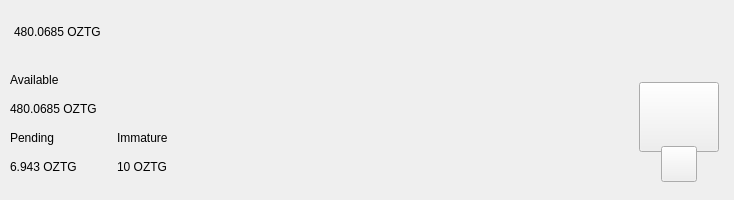
<?xml version="1.0" encoding="UTF-8"?>
<ui version="4.0">
 <class>TopBar</class>
 <widget class="QWidget" name="TopBar">
  <property name="geometry">
   <rect>
    <x>0</x>
    <y>0</y>
    <width>734</width>
    <height>200</height>
   </rect>
  </property>
  <property name="minimumSize">
   <size>
    <width>0</width>
    <height>200</height>
   </size>
  </property>
  <property name="maximumSize">
   <size>
    <width>16777215</width>
    <height>200</height>
   </size>
  </property>
  <property name="windowTitle">
   <string>Form</string>
  </property>
  <layout class="QVBoxLayout" name="verticalLayout_10" stretch="0">
   <property name="spacing">
    <number>0</number>
   </property>
   <property name="leftMargin">
    <number>0</number>
   </property>
   <property name="topMargin">
    <number>0</number>
   </property>
   <property name="rightMargin">
    <number>0</number>
   </property>
   <property name="bottomMargin">
    <number>0</number>
   </property>
   <item>
    <widget class="PFBorderImage" name="containerTop">
     <layout class="QVBoxLayout" name="verticalLayout_11">
      <property name="spacing">
       <number>0</number>
      </property>
      <property name="leftMargin">
       <number>0</number>
      </property>
      <property name="topMargin">
       <number>0</number>
      </property>
      <property name="rightMargin">
       <number>0</number>
      </property>
      <property name="bottomMargin">
       <number>0</number>
      </property>
      <item>
       <widget class="QWidget" name="top_container_2" native="true">
        <property name="minimumSize">
         <size>
          <width>0</width>
          <height>65</height>
         </size>
        </property>
        <layout class="QHBoxLayout" name="top_container">
         <property name="spacing">
          <number>0</number>
         </property>
         <property name="leftMargin">
          <number>14</number>
         </property>
         <property name="topMargin">
          <number>0</number>
         </property>
         <property name="rightMargin">
          <number>14</number>
         </property>
         <property name="bottomMargin">
          <number>0</number>
         </property>
         <item alignment="Qt::AlignVCenter">
          <widget class="QWidget" name="widgetTopAmount" native="true">
           <property name="sizePolicy">
            <sizepolicy hsizetype="Preferred" vsizetype="Maximum">
             <horstretch>0</horstretch>
             <verstretch>0</verstretch>
            </sizepolicy>
           </property>
           <layout class="QHBoxLayout" name="horizontalLayout_5">
            <property name="spacing">
             <number>0</number>
            </property>
            <property name="leftMargin">
             <number>0</number>
            </property>
            <property name="topMargin">
             <number>0</number>
            </property>
            <property name="rightMargin">
             <number>0</number>
            </property>
            <property name="bottomMargin">
             <number>0</number>
            </property>
            <item alignment="Qt::AlignTop">
             <widget class="QLabel" name="labelAmountTopOztg">
              <property name="minimumSize">
               <size>
                <width>0</width>
                <height>36</height>
               </size>
              </property>
              <property name="styleSheet">
               <string notr="true">padding:0px;margin:0px;</string>
              </property>
              <property name="text">
               <string notr="true">480.0685 OZTG</string>
              </property>
             </widget>
            </item>
           </layout>
          </widget>
         </item>
         <item>
          <spacer name="horizontalSpacer">
           <property name="orientation">
            <enum>Qt::Horizontal</enum>
           </property>
           <property name="sizeHint" stdset="0">
            <size>
             <width>40</width>
             <height>20</height>
            </size>
           </property>
          </spacer>
         </item>
         <item>
          <layout class="QHBoxLayout" name="horizontalLayout_4">
           <property name="spacing">
            <number>12</number>
           </property>
           <property name="rightMargin">
            <number>0</number>
           </property>
           <item alignment="Qt::AlignRight">
            <widget class="QWidget" name="layoutSync" native="true">
             <property name="minimumSize">
              <size>
               <width>0</width>
               <height>36</height>
              </size>
             </property>
             <property name="maximumSize">
              <size>
               <width>16777215</width>
               <height>36</height>
              </size>
             </property>
             <layout class="QVBoxLayout" name="verticalLayout_9">
              <property name="leftMargin">
               <number>0</number>
              </property>
              <property name="topMargin">
               <number>0</number>
              </property>
              <property name="rightMargin">
               <number>0</number>
              </property>
              <property name="bottomMargin">
               <number>0</number>
              </property>
              <item>
               <widget class="ExpandableButton" name="pushButtonSync" native="true">
                <property name="minimumSize">
                 <size>
                  <width>36</width>
                  <height>36</height>
                 </size>
                </property>
                <property name="maximumSize">
                 <size>
                  <width>16777215</width>
                  <height>36</height>
                 </size>
                </property>
               </widget>
              </item>
             </layout>
            </widget>
           </item>
           <item>
            <widget class="ExpandableButton" name="pushButtonHDUpgrade" native="true">
             <property name="minimumSize">
              <size>
               <width>36</width>
               <height>36</height>
              </size>
             </property>
            </widget>
           </item>
           <item>
            <widget class="ExpandableButton" name="pushButtonStack" native="true">
             <property name="minimumSize">
              <size>
               <width>36</width>
               <height>36</height>
              </size>
             </property>
            </widget>
           </item>
           <item>
            <widget class="ExpandableButton" name="pushButtonColdStaking" native="true">
             <property name="minimumSize">
              <size>
               <width>36</width>
               <height>36</height>
              </size>
             </property>
            </widget>
           </item>
           <item>
            <widget class="ExpandableButton" name="pushButtonConnection" native="true">
             <property name="minimumSize">
              <size>
               <width>36</width>
               <height>36</height>
              </size>
             </property>
            </widget>
           </item>
           <item>
            <widget class="ExpandableButton" name="pushButtonTor" native="true">
             <property name="minimumSize">
              <size>
               <width>36</width>
               <height>36</height>
              </size>
             </property>
            </widget>
           </item>
           <item>
            <widget class="ExpandableButton" name="pushButtonLock" native="true">
             <property name="sizePolicy">
              <sizepolicy hsizetype="Expanding" vsizetype="Expanding">
               <horstretch>0</horstretch>
               <verstretch>0</verstretch>
              </sizepolicy>
             </property>
             <property name="minimumSize">
              <size>
               <width>36</width>
               <height>0</height>
              </size>
             </property>
            </widget>
           </item>
           <item>
            <widget class="ExpandableButton" name="pushButtonTheme" native="true">
             <property name="minimumSize">
              <size>
               <width>36</width>
               <height>36</height>
              </size>
             </property>
             <property name="maximumSize">
              <size>
               <width>16777215</width>
               <height>36</height>
              </size>
             </property>
            </widget>
           </item>
           <item>
            <widget class="ExpandableButton" name="pushButtonFAQ" native="true">
             <property name="minimumSize">
              <size>
               <width>36</width>
               <height>36</height>
              </size>
             </property>
            </widget>
           </item>
          </layout>
         </item>
        </layout>
       </widget>
      </item>
      <item>
       <widget class="QWidget" name="bottom_container" native="true">
        <property name="minimumSize">
         <size>
          <width>0</width>
          <height>135</height>
         </size>
        </property>
        <layout class="QHBoxLayout" name="botton_container">
         <property name="leftMargin">
          <number>10</number>
         </property>
         <property name="topMargin">
          <number>0</number>
         </property>
         <property name="rightMargin">
          <number>10</number>
         </property>
         <property name="bottomMargin">
          <number>10</number>
         </property>
         <item>
          <layout class="QHBoxLayout" name="horizontalLayout_3">
           <property name="bottomMargin">
            <number>9</number>
           </property>
           <item>
            <layout class="QVBoxLayout" name="verticalLayout_7">
             <property name="spacing">
              <number>0</number>
             </property>
             <property name="leftMargin">
              <number>0</number>
             </property>
             <property name="rightMargin">
              <number>30</number>
             </property>
             <item>
              <layout class="QVBoxLayout" name="verticalLayout_2">
               <item>
                <widget class="QLabel" name="labelTitle1">
                 <property name="text">
                  <string>Available</string>
                 </property>
                </widget>
               </item>
               <item>
                <widget class="QLabel" name="labelAmountOztg">
                 <property name="text">
                  <string notr="true">480.0685 OZTG</string>
                 </property>
                </widget>
               </item>
              </layout>
             </item>
             <item>
              <layout class="QHBoxLayout" name="horizontalLayout_2">
               <property name="spacing">
                <number>0</number>
               </property>
               <item>
                <layout class="QVBoxLayout" name="verticalLayout_3">
                 <item>
                  <widget class="QLabel" name="labelTitle3">
                   <property name="text">
                    <string>Pending</string>
                   </property>
                  </widget>
                 </item>
                 <item>
                  <widget class="QLabel" name="labelPendingOztg">
                   <property name="text">
                    <string notr="true">6.943 OZTG</string>
                   </property>
                  </widget>
                 </item>
                </layout>
               </item>
               <item>
                <spacer name="horizontalSpacer_3">
                 <property name="orientation">
                  <enum>Qt::Horizontal</enum>
                 </property>
                 <property name="sizeType">
                  <enum>QSizePolicy::Fixed</enum>
                 </property>
                 <property name="sizeHint" stdset="0">
                  <size>
                   <width>40</width>
                   <height>20</height>
                  </size>
                 </property>
                </spacer>
               </item>
               <item>
                <layout class="QVBoxLayout" name="verticalLayout_4">
                 <item>
                  <widget class="QLabel" name="labelTitle4">
                   <property name="text">
                    <string>Immature</string>
                   </property>
                  </widget>
                 </item>
                 <item>
                  <widget class="QLabel" name="labelImmatureOztg">
                   <property name="text">
                    <string notr="true">10 OZTG</string>
                   </property>
                  </widget>
                 </item>
                </layout>
               </item>
              </layout>
             </item>
            </layout>
           </item>
          </layout>
         </item>
         <item>
          <spacer name="horizontalSpacer_2">
           <property name="orientation">
            <enum>Qt::Horizontal</enum>
           </property>
           <property name="sizeHint" stdset="0">
            <size>
             <width>40</width>
             <height>20</height>
            </size>
           </property>
          </spacer>
         </item>
         <item alignment="Qt::AlignHCenter|Qt::AlignVCenter">
          <widget class="QWidget" name="qrContainer" native="true">
           <property name="sizePolicy">
            <sizepolicy hsizetype="Preferred" vsizetype="Minimum">
             <horstretch>0</horstretch>
             <verstretch>0</verstretch>
            </sizepolicy>
           </property>
           <property name="minimumSize">
            <size>
             <width>90</width>
             <height>110</height>
            </size>
           </property>
           <property name="maximumSize">
            <size>
             <width>90</width>
             <height>110</height>
            </size>
           </property>
           <layout class="QVBoxLayout" name="containerQR">
            <property name="spacing">
             <number>0</number>
            </property>
            <property name="leftMargin">
             <number>5</number>
            </property>
            <property name="topMargin">
             <number>10</number>
            </property>
            <property name="rightMargin">
             <number>5</number>
            </property>
            <property name="bottomMargin">
             <number>0</number>
            </property>
            <item>
             <widget class="QPushButton" name="btnQr">
              <property name="minimumSize">
               <size>
                <width>70</width>
                <height>70</height>
               </size>
              </property>
              <property name="maximumSize">
               <size>
                <width>16777215</width>
                <height>70</height>
               </size>
              </property>
              <property name="focusPolicy">
               <enum>Qt::NoFocus</enum>
              </property>
              <property name="text">
               <string/>
              </property>
              <property name="iconSize">
               <size>
                <width>70</width>
                <height>70</height>
               </size>
              </property>
             </widget>
            </item>
            <item>
             <spacer name="verticalSpacer">
              <property name="orientation">
               <enum>Qt::Vertical</enum>
              </property>
              <property name="sizeType">
               <enum>QSizePolicy::Fixed</enum>
              </property>
              <property name="sizeHint" stdset="0">
               <size>
                <width>20</width>
                <height>20</height>
               </size>
              </property>
             </spacer>
            </item>
            <item alignment="Qt::AlignHCenter|Qt::AlignBottom">
             <widget class="QPushButton" name="pushButtonQR">
              <property name="minimumSize">
               <size>
                <width>36</width>
                <height>36</height>
               </size>
              </property>
              <property name="maximumSize">
               <size>
                <width>36</width>
                <height>36</height>
               </size>
              </property>
              <property name="focusPolicy">
               <enum>Qt::NoFocus</enum>
              </property>
              <property name="text">
               <string/>
              </property>
             </widget>
            </item>
           </layout>
          </widget>
         </item>
        </layout>
       </widget>
      </item>
     </layout>
    </widget>
   </item>
  </layout>
 </widget>
 <customwidgets>
  <customwidget>
   <class>ExpandableButton</class>
   <extends>QWidget</extends>
   <header>qt/ozeety/expandablebutton.h</header>
   <container>1</container>
  </customwidget>
  <customwidget>
   <class>PFBorderImage</class>
   <extends>QFrame</extends>
   <header>qt/ozeety/pfborderimage.h</header>
   <container>1</container>
  </customwidget>
 </customwidgets>
 <resources/>
 <connections/>
</ui>
